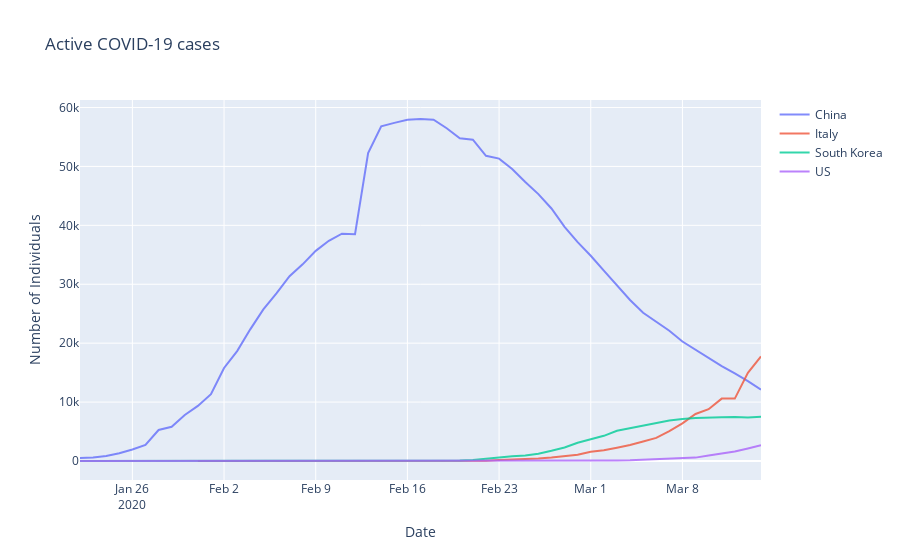

Source (notebook cell):
### Code cell
fig = go.Figure()
fig.add_trace(go.Scatter(
                x=df[df['Country/Region'] == 'China'].groupby('date')['date'].first(),
                y=df[df['Country/Region'] == 'China'].groupby('date')['Active'].sum(),
                name="China",
                opacity=0.8))

fig.add_trace(go.Scatter(
                x=df[df['Country/Region'] == 'Italy'].groupby('date')['date'].first(),
                y=df[df['Country/Region'] == 'Italy'].groupby('date')['Active'].sum(),
                name="Italy",
                opacity=0.8))

fig.add_trace(go.Scatter(
                x=df[df['Country/Region'] == 'South Korea'].groupby('date')['date'].first(),
                y=df[df['Country/Region'] == 'South Korea'].groupby('date')['Active'].sum(),
                name="South Korea",
                opacity=0.8))

fig.add_trace(go.Scatter(
                x=df[df['Country/Region'] == 'US'].groupby('date')['date'].first(),
                y=df[df['Country/Region'] == 'US'].groupby('date')['Active'].sum(),
                name="US",
                opacity=0.8))

fig.update_layout(title="Active COVID-19 cases",
                  xaxis_title="Date",
                  yaxis_title="Number of Individuals")

fig.show()
